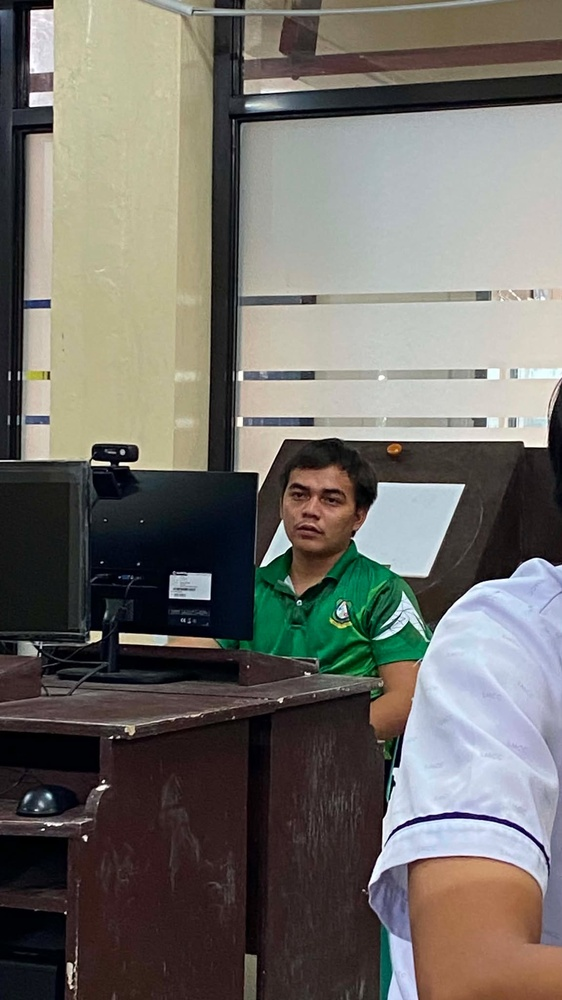
#> input picture Resources/Photos/rt.jpg.jpg, 562 x 1000 px, shrunk from 1152 x 2048 before the run
$ python contours.py
#> lines starting #> are read from the running program, lines starting #| are printed output that depends on the picture; after the words box and inside, x2 and y2 are one past the last pixel; in counts of white or black regions, pixels touching at a corner belong together
#pylint:disable=no-member

import cv2 as cv
import numpy as np

img = cv.imread('../Resources/Photos/rt.jpg.jpg')
#> img is the input picture: shape (1000, 562, 3); mean B, G, R 104.3, 110.1, 113
cv.imshow('Cats', img)

blank = np.zeros(img.shape, dtype='uint8')
cv.imshow('Blank', blank)

gray = cv.cvtColor(img, cv.COLOR_BGR2GRAY)
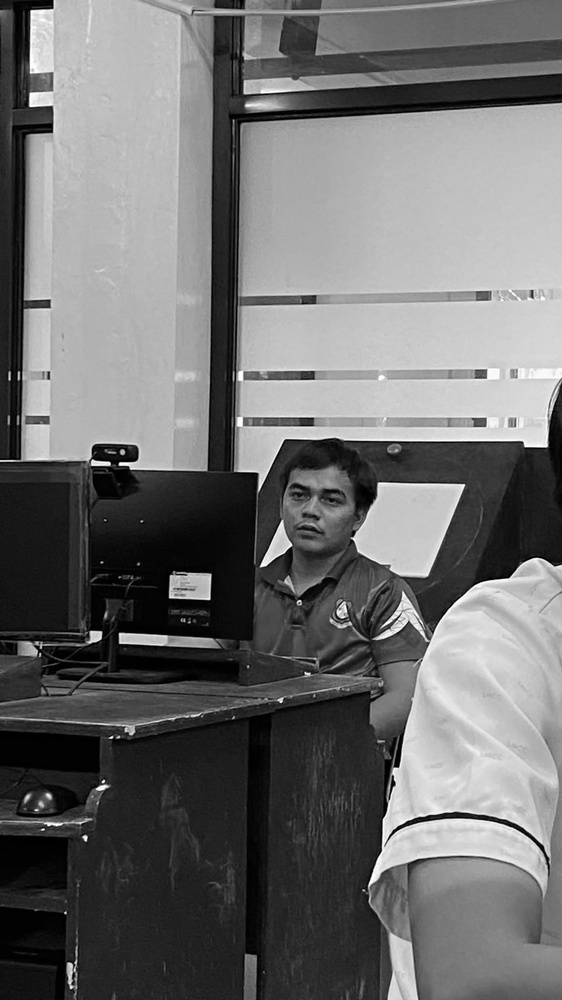
#> gray: shape (1000, 562); min 0, max 255, mean 110.3
cv.imshow('Gray', gray)

blur = cv.GaussianBlur(gray, (5,5), cv.BORDER_DEFAULT)
cv.imshow('Blur', blur)

canny = cv.Canny(blur, 125, 175)
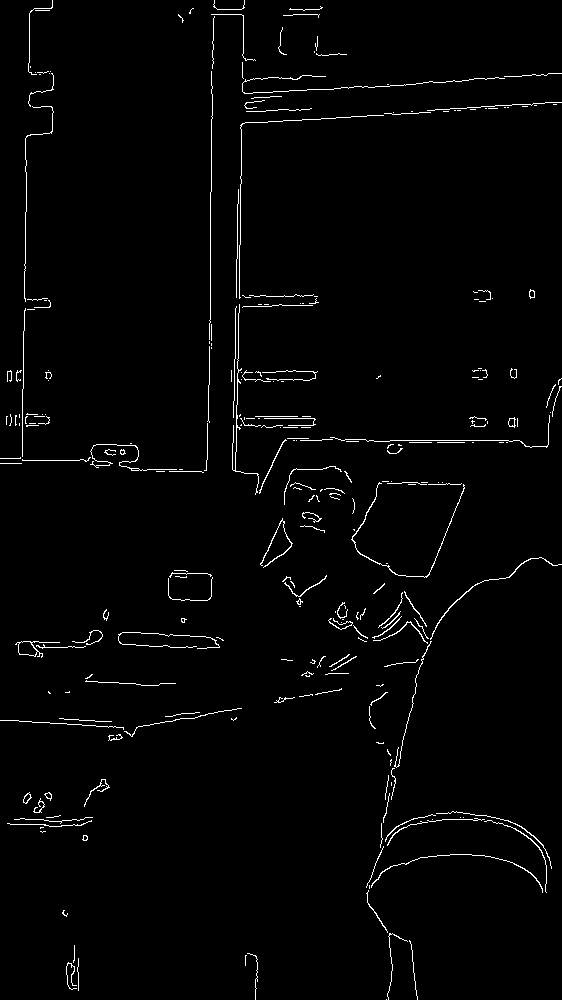
#> canny: shape (1000, 562); 1.8% white in thin lines or dots
cv.imshow('Canny Edges', canny)

# ret, thresh = cv.threshold(gray, 125, 255, cv.THRESH_BINARY)
# cv.imshow('Thresh', thresh)

contours, hierarchies = cv.findContours(canny, cv.RETR_LIST, cv.CHAIN_APPROX_SIMPLE)
#> contours = 290 contours, 267 with area under 20; largest, box (x1, y1, x2, y2) and area: (15, 641, 60, 658) 218, (18, 641, 38, 657) 202, (351, 482, 465, 578) 66, (430, 557, 562, 640) 64, (23, 792, 32, 804) 47
print(f'{len(contours)} contour(s) found!')
#| 290 contour(s) found!

cv.drawContours(blank, contours, -1, (0,0,255), 1)
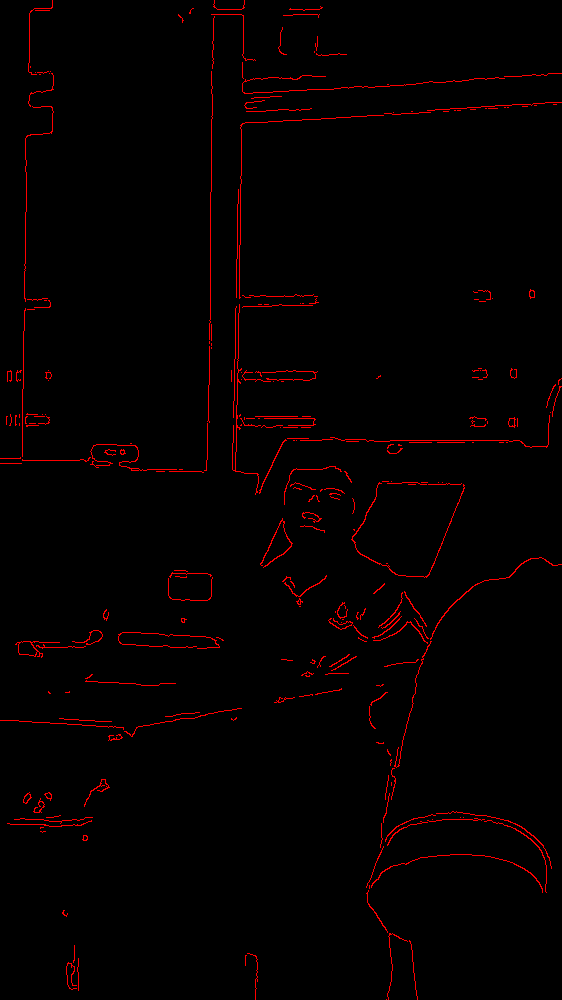
#> blank: shape (1000, 562, 3); mean of channels 0, 1, 2 0, 0, 4.7; drawn as B, G, R
cv.imshow('Contours Drawn', blank)

cv.waitKey(0)

$ run again, with Resources/Photos/al.jpg copied over Resources/Photos/rt.jpg.jpg
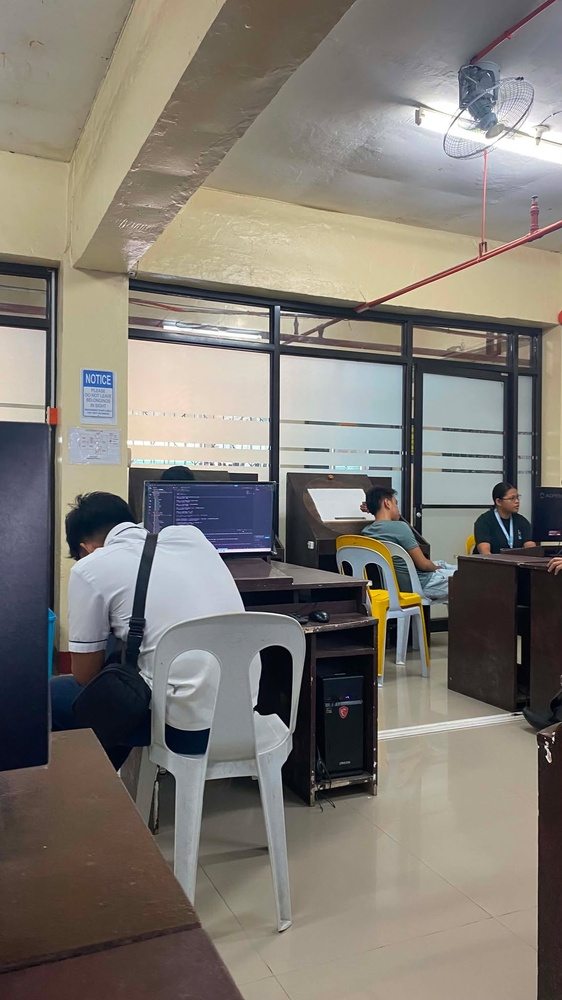
#> input picture Resources/Photos/al.jpg, 562 x 1000 px, shrunk from 1152 x 2048 before the run
#> img is the input picture: shape (1000, 562, 3); mean B, G, R 115.1, 122.3, 127.3
#> `canny = cv.Canny(blur, 125, 175)`:
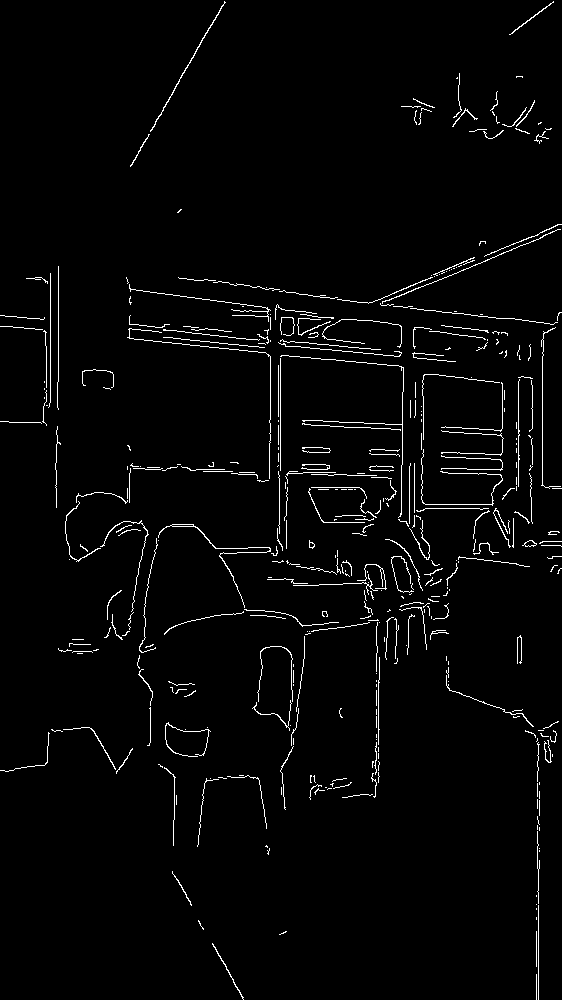
#> canny: shape (1000, 562); 2.4% white in thin lines or dots
#> contours = 412 contours, 395 with area under 20; largest, box (x1, y1, x2, y2) and area: (158, 524, 271, 608) 88, (150, 1, 226, 132) 70, (522, 540, 537, 547) 50, (524, 540, 537, 547) 43, (171, 524, 194, 527) 42
#| 412 contour(s) found!
#> `cv.drawContours(blank, contours, -1, (0,0,255), 1)`:
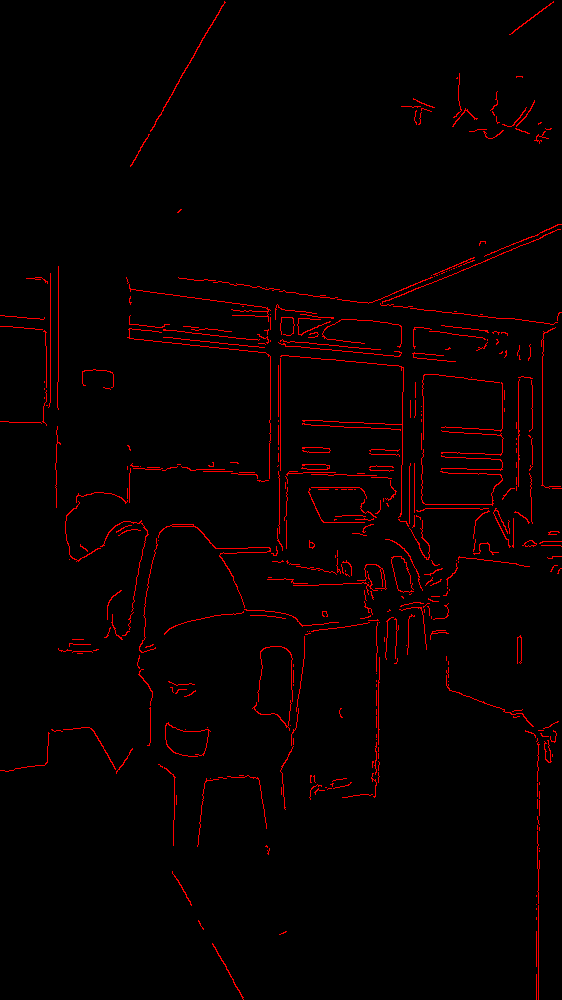
#> blank: shape (1000, 562, 3); mean of channels 0, 1, 2 0, 0, 6.2; drawn as B, G, R

$ run again, with Resources/Photos/dogcat.jpg copied over Resources/Photos/rt.jpg.jpg
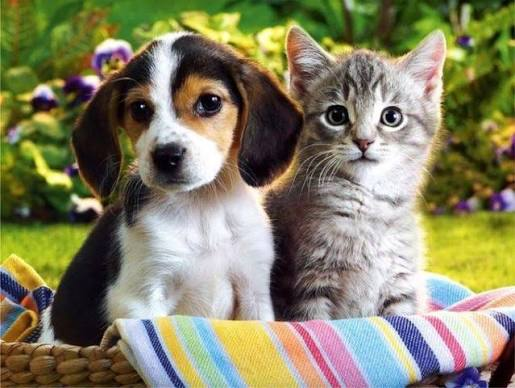
#> input picture Resources/Photos/dogcat.jpg, 515 x 388 px
#> img is the input picture: shape (388, 515, 3); mean B, G, R 100.6, 130.1, 133
#> `canny = cv.Canny(blur, 125, 175)`:
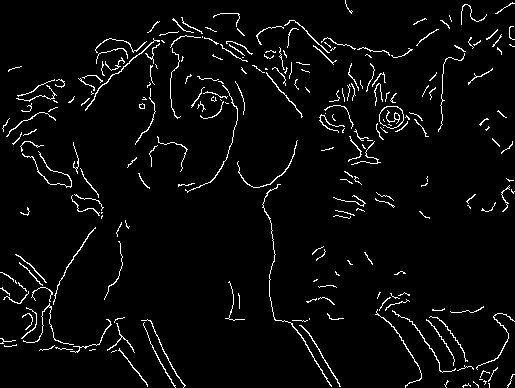
#> canny: shape (388, 515); 3.8% white in thin lines or dots
#> contours = 252 contours, 225 with area under 20; largest, box (x1, y1, x2, y2) and area: (379, 106, 404, 129) 427, (379, 106, 404, 129) 414, (262, 184, 332, 387) 56, (85, 38, 160, 111) 56, (299, 325, 341, 387) 37
#| 252 contour(s) found!
#> `cv.drawContours(blank, contours, -1, (0,0,255), 1)`:
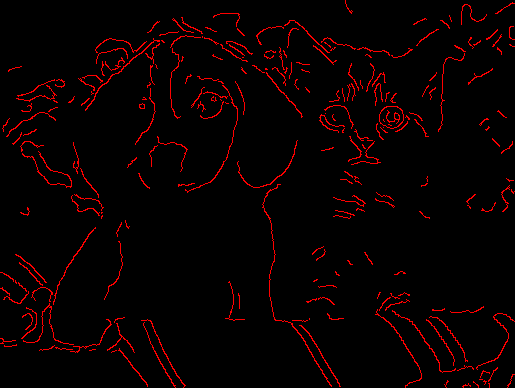
#> blank: shape (388, 515, 3); mean of channels 0, 1, 2 0, 0, 9.7; drawn as B, G, R
